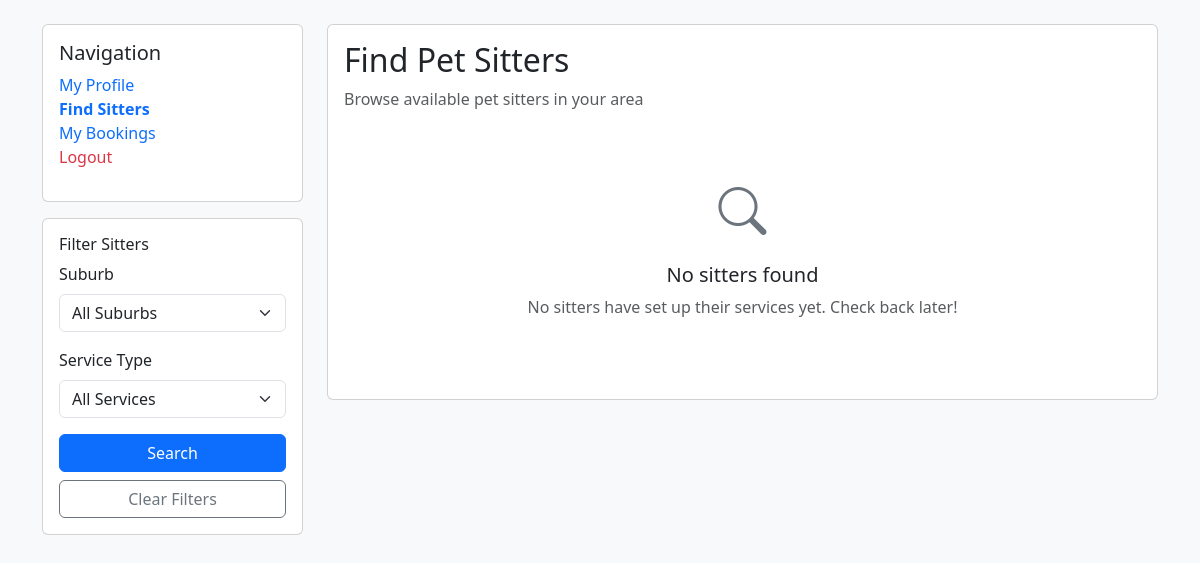
Before: /search with the older database file.
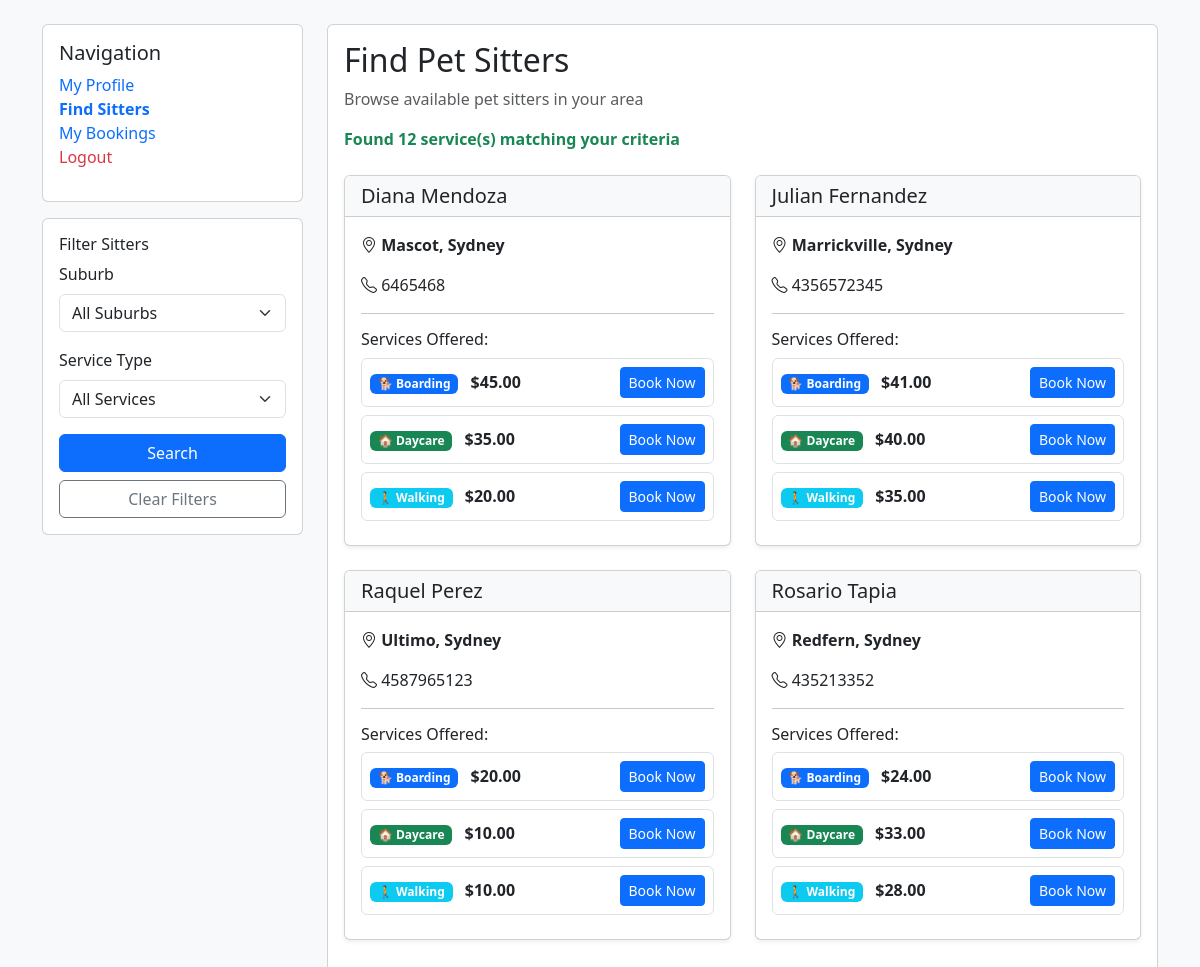
After: the same page with the newer database file.
### database.py (models this page shows, shortened)
class User(db.Model):
    id = db.Column(db.Integer, primary_key=True)
    email = db.Column(db.String(255), unique=True, nullable=False)
    password = db.Column(db.String(255), nullable=False)
    role = db.Column(db.Enum(Role), nullable=False, default=Role.customer)
    created_at = db.Column(db.DateTime, default=datetime.utcnow)
    first_name = db.Column(db.String(100))
    last_name = db.Column(db.String(100))
    phone = db.Column(db.String(20))
    city = db.Column(db.String(100))
    suburb = db.Column(db.String(100))
    created_at = db.Column(db.DateTime, default=datetime.utcnow)
    sitter_services = db.relationship('SitterService', backref='sitter', lazy=True)
    owner_bookings = db.relationship('Booking', foreign_keys='Booking.owner_id', backref='owner', lazy=True)
    sitter_bookings = db.relationship('Booking', foreign_keys='Booking.sitter_id', backref='sitter', lazy=True)

class SitterService(db.Model):
    id = db.Column(db.Integer, primary_key=True)
    sitter_id = db.Column(db.Integer, db.ForeignKey('user.id'), nullable=False)
    service_type = db.Column(db.Enum(ServiceType), nullable=False)
    fixed_rate = db.Column(db.Float, nullable=False)  # Fixed price for this service
    description = db.Column(db.Text)
    is_active = db.Column(db.Boolean, default=True)
    created_at = db.Column(db.DateTime, default=datetime.utcnow)
    updated_at = db.Column(db.DateTime, default=datetime.utcnow, onupdate=datetime.utcnow)
    bookings = db.relationship('Booking', backref='service', lazy=True)

### main.py (the view)
@app.route("/search")
def search():
    suburb = request.args.get("suburb", "")
    service_type = request.args.get("service_type", "")
    query = SitterService.query.join(User).filter(
        SitterService.is_active == True,
        User.first_name.isnot(None)  # Only show sitters who completed profile
    )
    if suburb:
        query = query.filter(User.suburb == suburb)
    if service_type:
        query = query.filter(SitterService.service_type == ServiceType(service_type))
    sitter_services = query.all()
    return render_template("search.html",
                         sitter_services=sitter_services,
                         suburb=suburb,
                         service_type=service_type,
                         suburbs=SYDNEY_SUBURBS)

### templates/search.html (shortened to what this page needs)
<!DOCTYPE html>
<html lang="en">
<head>
    <link href="https://cdn.jsdelivr.net/npm/bootstrap@5.3.2/dist/css/bootstrap.min.css" rel="stylesheet">
</head>
<body class="bg-light">
    <div class="container mt-4">
        <div class="row">
            <div class="col-md-3">
                <div class="card">
                    <div class="card-body">
                        <h5 class="card-title">Navigation</h5>
                        <ul class="list-unstyled">
                            <li><a href="{{ url_for('owner_dashboard') }}" class="text-decoration-none">My Profile</a></li>
                            <li><a href="{{ url_for('search') }}" class="text-decoration-none fw-bold">Find Sitters</a></li>
                            <li><a href="{{ url_for('owner_bookings') }}" class="text-decoration-none">My Bookings</a></li>
                            <li><a href="{{ url_for('login') }}" class="text-decoration-none text-danger">Logout</a></li>
                        </ul>
                    </div>
                </div>
                <div class="card mt-3">
                    <div class="card-body">
                        <h6 class="card-title">Filter Sitters</h6>
                        <form method="GET" action="{{ url_for('search') }}">
                            <div class="mb-3">
                                <label for="suburb" class="form-label">Suburb</label>
                                <select name="suburb" id="suburb" class="form-select">
                                    <option value="">All Suburbs</option>
                                </select>
                            </div>
                            <div class="mb-3">
                                <label for="service_type" class="form-label">Service Type</label>
                                <select name="service_type" id="service_type" class="form-select">
                                    <option value="">All Services</option>
                                </select>
                            </div>
                            <button type="submit" class="btn btn-primary w-100">Search</button>
                            <a href="{{ url_for('search') }}" class="btn btn-outline-secondary w-100 mt-2">Clear Filters</a>
                        </form>
                    </div>
                </div>
            </div>
            <div class="col-md-9">
                <div class="card">
                    <div class="card-body">
                        <h2 class="card-title">Find Pet Sitters</h2>
                        <p class="text-muted">Browse available pet sitters in your area</p>
                        {% if sitter_services %}
                            <p class="text-success mb-4">
                                <strong>Found {{ sitter_services|length }} service(s) matching your criteria</strong>
                            </p>
                        {% endif %}
                        <div class="row">
                            {% if sitter_services %}
                                {% set sitters_dict = {} %}
                                {% for sitter_id, sitter_data in sitters_dict.items() %}
                                <div class="col-md-6 mb-4">
                                    <div class="card h-100 shadow-sm">
                                        <div class="card-header bg-light">
                                            <h5 class="card-title mb-0">{{ sitter_data.sitter.first_name }} {{ sitter_data.sitter.last_name }}</h5>
                                        </div>
                                        <div class="card-body">
                                            <p class="card-text">
                                                <i class="bi bi-geo-alt"></i>
                                                <strong>{{ sitter_data.sitter.suburb }}, {{ sitter_data.sitter.city }}</strong>
                                            </p>
                                            {% if sitter_data.sitter.phone %}
                                            <p class="card-text">
                                                <i class="bi bi-telephone"></i>
                                                {{ sitter_data.sitter.phone }}
                                            </p>
                                            {% endif %}
                                            <hr>
                                            <h6>Services Offered:</h6>
                                            <div class="services-list">
                                                {% for service in sitter_data.services %}
                                                <div class="service-item mb-2 p-2 border rounded">
                                                    <div class="d-flex justify-content-between align-items-center">
                                                        <div>
                                                            {% if service.service_type.value == 'boarding' %}
                                                                <span class="badge bg-primary">🐕 Boarding</span>
                                                            {% elif service.service_type.value == 'daycare' %}
                                                                <span class="badge bg-success">🏠 Daycare</span>
                                                            {% elif service.service_type.value == 'walking' %}
                                                                <span class="badge bg-info">🚶 Walking</span>
                                                            {% endif %}
                                                            <strong class="ms-2">${{ "%.2f"|format(service.fixed_rate) }}</strong>
                                                        </div>
                                                        <a href="{{ url_for('book_service', sitter_id=sitter_data.sitter.id, service_type=service.service_type.value) }}"
                                                           class="btn btn-primary btn-sm">Book Now</a>
                                                    </div>
                                                </div>
                                                {% endfor %}
                                            </div>
                                        </div>
                                    </div>
                                </div>
                                {% endfor %}
                            {% else %}
                                <div class="col-12">
                                    <div class="text-center py-5">
                                        <div class="mb-3">
                                            <i class="bi bi-search" style="font-size: 3rem; color: #6c757d;"></i>
                                        </div>
                                        <h5>No sitters found</h5>
                                        <p class="text-muted">
                                            {% if suburb or service_type %}
                                                Try adjusting your search filters to find more results.
                                            {% else %}
                                                No sitters have set up their services yet. Check back later!
                                            {% endif %}
                                        </p>
                                    </div>
                                </div>
                            {% endif %}
                        </div>
                    </div>
                </div>
            </div>
        </div>
    </div>
    <link rel="stylesheet" href="https://cdn.jsdelivr.net/npm/bootstrap-icons@1.11.1/font/bootstrap-icons.css">
</body>
</html>

Changed rows visible on the page:
now on this page (row edited): User: sitter.first_name "Diana", sitter.last_name "Mendoza", sitter.suburb "Mascot", sitter.city "Sydney", sitter.phone "6465468"
changed User: phone empty → "6465468" (drawn)
added SitterService: service_type "🐕 Boarding", fixed_rate "45.00", shown under "Diana"
added SitterService: service_type "🏠 Daycare", fixed_rate "35.00", shown under "Diana"
added SitterService: service_type "🚶 Walking", fixed_rate "20.00", shown under "Diana"
added User: sitter.first_name "Julian", sitter.last_name "Fernandez", sitter.suburb "Marrickville", sitter.city "Sydney", sitter.phone "4356572345"
added SitterService: service_type "🐕 Boarding", fixed_rate "41.00", shown under "Julian"
added SitterService: service_type "🏠 Daycare", fixed_rate "40.00", shown under "Julian"
added SitterService: service_type "🚶 Walking", fixed_rate "35.00", shown under "Julian"
added User: sitter.first_name "Raquel", sitter.last_name "Perez", sitter.suburb "Ultimo", sitter.city "Sydney", sitter.phone "4587965123"
added SitterService: service_type "🐕 Boarding", fixed_rate "20.00", shown under "Raquel"
added SitterService: service_type "🏠 Daycare", fixed_rate "10.00", shown under "Raquel"
added SitterService: service_type "🚶 Walking", fixed_rate "10.00", shown under "Raquel"
added User: sitter.first_name "Rosario", sitter.last_name "Tapia", sitter.suburb "Redfern", sitter.city "Sydney", sitter.phone "435213352"
added SitterService: service_type "🐕 Boarding", fixed_rate "24.00", shown under "Rosario"
added SitterService: service_type "🏠 Daycare", fixed_rate "33.00", shown under "Rosario"
added SitterService: service_type "🚶 Walking", fixed_rate "28.00", shown under "Rosario"
Other visible differences:
{{ sitter_services|length }}: (not shown) → "12"
text no longer shown: "No sitters found No sitters have set up their services yet. Check back later!"
text now shown: "Found service(s) matching your criteria"
new list line: ", Services Offered:"
